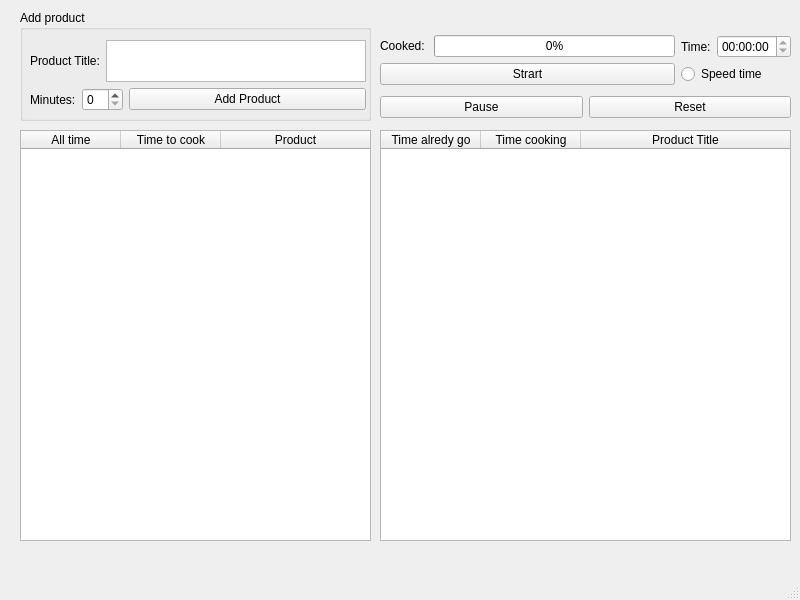
<?xml version="1.0" encoding="UTF-8"?>
<ui version="4.0">
 <class>MainWindow</class>
 <widget class="QMainWindow" name="MainWindow">
  <property name="geometry">
   <rect>
    <x>0</x>
    <y>0</y>
    <width>800</width>
    <height>600</height>
   </rect>
  </property>
  <property name="windowTitle">
   <string>MainWindow</string>
  </property>
  <widget class="QWidget" name="centralwidget">
   <widget class="QGroupBox" name="groupBox">
    <property name="geometry">
     <rect>
      <x>20</x>
      <y>10</y>
      <width>351</width>
      <height>111</height>
     </rect>
    </property>
    <property name="title">
     <string>Add product</string>
    </property>
    <widget class="QWidget" name="layoutWidget">
     <property name="geometry">
      <rect>
       <x>10</x>
       <y>30</y>
       <width>336</width>
       <height>71</height>
      </rect>
     </property>
     <layout class="QFormLayout" name="formLayout">
      <item row="0" column="0" colspan="2">
       <layout class="QHBoxLayout" name="horizontalLayout">
        <item>
         <widget class="QLabel" name="label_ProductTitle">
          <property name="text">
           <string>Product Title:</string>
          </property>
         </widget>
        </item>
        <item>
         <widget class="QTextEdit" name="text_ProductTitle"/>
        </item>
       </layout>
      </item>
      <item row="1" column="0">
       <layout class="QHBoxLayout" name="horizontalLayout_2">
        <item>
         <widget class="QLabel" name="label_minutes">
          <property name="text">
           <string>Minutes:</string>
          </property>
         </widget>
        </item>
        <item>
         <widget class="QSpinBox" name="spinBox_Minutes"/>
        </item>
       </layout>
      </item>
      <item row="1" column="1">
       <widget class="QPushButton" name="button_addProduct">
        <property name="text">
         <string>Add Product</string>
        </property>
       </widget>
      </item>
     </layout>
    </widget>
   </widget>
   <widget class="QTableWidget" name="table_Cooking">
    <property name="geometry">
     <rect>
      <x>20</x>
      <y>130</y>
      <width>351</width>
      <height>411</height>
     </rect>
    </property>
    <attribute name="horizontalHeaderStretchLastSection">
     <bool>true</bool>
    </attribute>
    <attribute name="verticalHeaderCascadingSectionResizes">
     <bool>true</bool>
    </attribute>
    <column>
     <property name="text">
      <string>All time</string>
     </property>
    </column>
    <column>
     <property name="text">
      <string>Time to cook</string>
     </property>
    </column>
    <column>
     <property name="text">
      <string>Product</string>
     </property>
    </column>
   </widget>
   <widget class="QTableWidget" name="table_Cooked">
    <property name="geometry">
     <rect>
      <x>380</x>
      <y>130</y>
      <width>411</width>
      <height>411</height>
     </rect>
    </property>
    <attribute name="horizontalHeaderStretchLastSection">
     <bool>true</bool>
    </attribute>
    <column>
     <property name="text">
      <string>Time alredy go</string>
     </property>
    </column>
    <column>
     <property name="text">
      <string>Time cooking</string>
     </property>
    </column>
    <column>
     <property name="text">
      <string>Product Title</string>
     </property>
    </column>
   </widget>
   <widget class="QWidget" name="layoutWidget">
    <property name="geometry">
     <rect>
      <x>380</x>
      <y>30</y>
      <width>411</width>
      <height>94</height>
     </rect>
    </property>
    <layout class="QVBoxLayout" name="verticalLayout_3">
     <item>
      <layout class="QHBoxLayout" name="horizontalLayout_5">
       <item>
        <layout class="QVBoxLayout" name="verticalLayout_2">
         <item>
          <layout class="QHBoxLayout" name="horizontalLayout_4">
           <item>
            <widget class="QLabel" name="label_Cooked">
             <property name="text">
              <string>Cooked: </string>
             </property>
            </widget>
           </item>
           <item>
            <widget class="QProgressBar" name="progressBar">
             <property name="value">
              <number>0</number>
             </property>
            </widget>
           </item>
          </layout>
         </item>
         <item>
          <widget class="QPushButton" name="Button_Start">
           <property name="text">
            <string>Strart</string>
           </property>
          </widget>
         </item>
        </layout>
       </item>
       <item>
        <layout class="QVBoxLayout" name="verticalLayout">
         <item>
          <layout class="QHBoxLayout" name="horizontalLayout_3">
           <item>
            <widget class="QLabel" name="label_Time">
             <property name="text">
              <string>Time:</string>
             </property>
            </widget>
           </item>
           <item>
            <widget class="QTimeEdit" name="time_Time">
             <property name="acceptDrops">
              <bool>false</bool>
             </property>
             <property name="toolTipDuration">
              <number>0</number>
             </property>
             <property name="readOnly">
              <bool>true</bool>
             </property>
            </widget>
           </item>
          </layout>
         </item>
         <item>
          <widget class="QRadioButton" name="radioButton_SpeedTime">
           <property name="text">
            <string>Speed time</string>
           </property>
          </widget>
         </item>
        </layout>
       </item>
      </layout>
     </item>
     <item>
      <layout class="QHBoxLayout" name="horizontalLayout_6">
       <item>
        <widget class="QPushButton" name="button_pause">
         <property name="text">
          <string>Pause</string>
         </property>
        </widget>
       </item>
       <item>
        <widget class="QPushButton" name="button_reset">
         <property name="text">
          <string>Reset</string>
         </property>
        </widget>
       </item>
      </layout>
     </item>
    </layout>
   </widget>
  </widget>
  <widget class="QMenuBar" name="menubar">
   <property name="geometry">
    <rect>
     <x>0</x>
     <y>0</y>
     <width>800</width>
     <height>21</height>
    </rect>
   </property>
  </widget>
  <widget class="QStatusBar" name="statusbar"/>
 </widget>
 <resources/>
 <connections/>
</ui>
